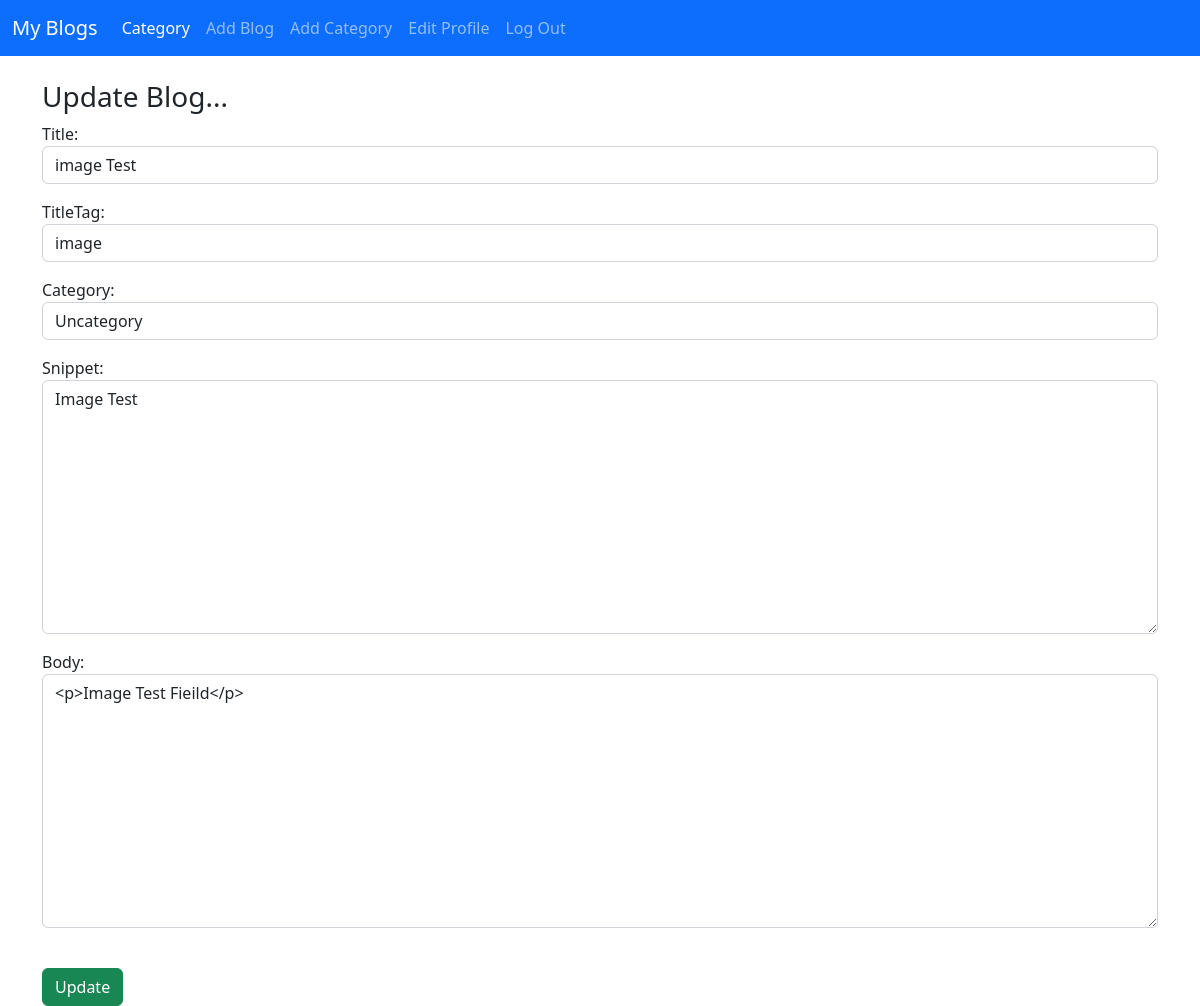
The app's page /article/edit/18 (signed in) with its own data.
### user/models.py (models this page shows, shortened)
class Post(models.Model):
    title=models.CharField(max_length=255)
    titleTag=models.CharField(max_length=255)
    header_image=models.ImageField(null=True,blank=True,upload_to="images/")
    author=models.ForeignKey(User,on_delete=models.CASCADE)
    snippet=models.TextField(max_length=255,default='Click link above to view post....')
    category=models.CharField(max_length=255,default='Uncategory')
    body=RichTextField(blank=True,null=True)
    post_date=models.DateField(auto_now_add=True)
    likes=models.ManyToManyField(User,related_name='blog_post')

### user/views.py (the view)
# urls.py: path('article/edit/<int:pk>',UpdateArticle.as_view(),name="update"),
class UpdateArticle(UpdateView):
    model=Post
    template_name='updateArticle.html'
    form_class=EditForm

### user/form.py
class EditForm(forms.ModelForm):
	class Meta:
		model = Post
		fields=['title','titleTag','category','snippet','body']
		widgets ={
		'title' : forms.TextInput(attrs={'class': 'form-control'}),
		'titleTag' : forms.TextInput(attrs={'class': 'form-control'}),
		'category' : forms.Select(choices=choices_list,attrs={'class': 'form-control'}),
		'snippet' : forms.Textarea(attrs={'class': 'form-control'}),
		'body' : forms.Textarea(attrs={'class': 'form-control','placeholder' :'Must Be In HTML Format'}),
		}

### user/templates/updateArticle.html (shortened to what this page needs)
{% extends 'base.html'%}
{% block content%}
{% if user.is_authenticated %}
{%if user.id == post.author.id%}
<h3>Update Blog...</h3>
<div class='form-group'>
	<form method="POST">
		{{form.as_p}}
		<br>
		<a href="{% url 'update' post.pk%}"><button class="btn btn-success">Update</button></a>
	</form>
</div>
{%else%}
 <h2>You are Not Allow To Update this!!!</h2>
{%endif%}
{%else%}
You Are Not Allowed to here...Please Login
{%endif%}
{% endblock %}

### records on screen
Post: title "image Test", titleTag "image", category "Uncategory", snippet "Image Test", body "<p>Image Test Fieild</p>"
